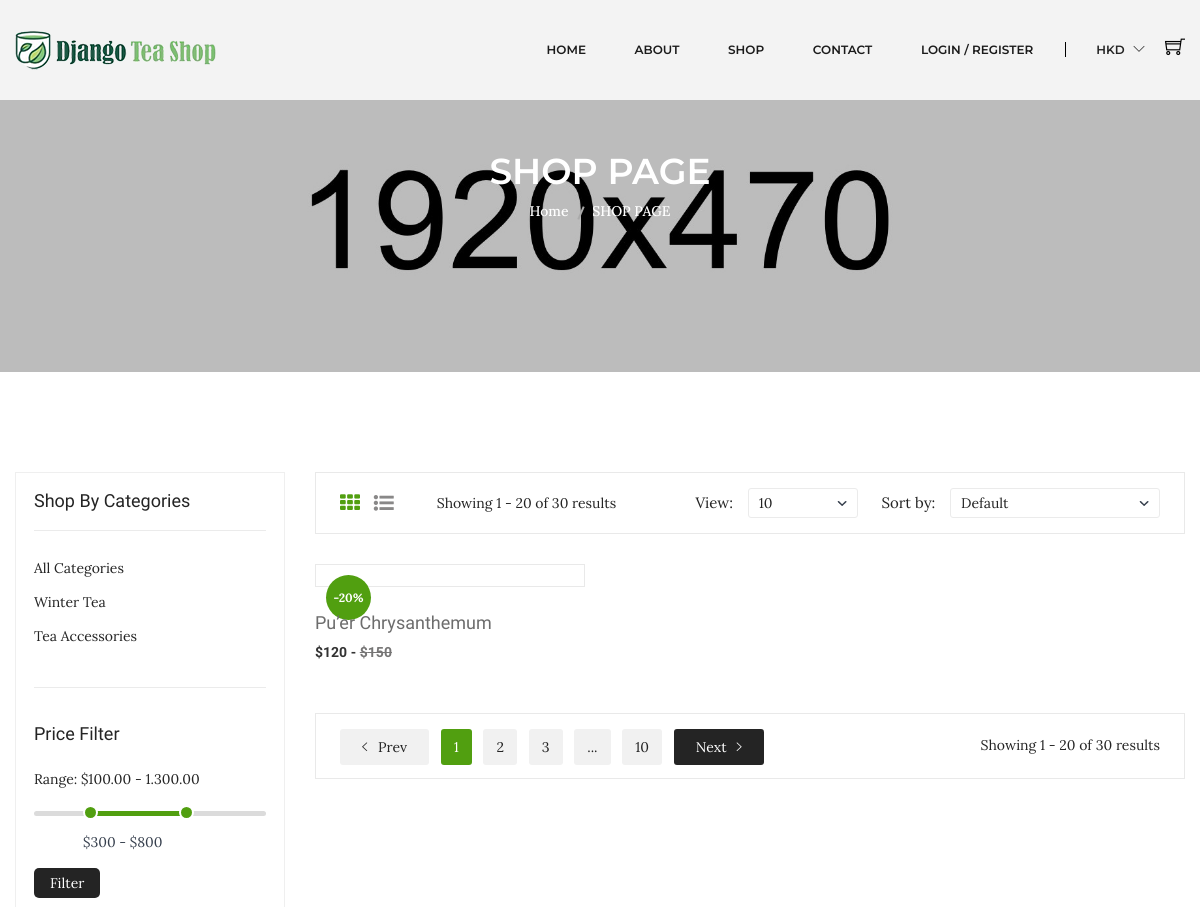
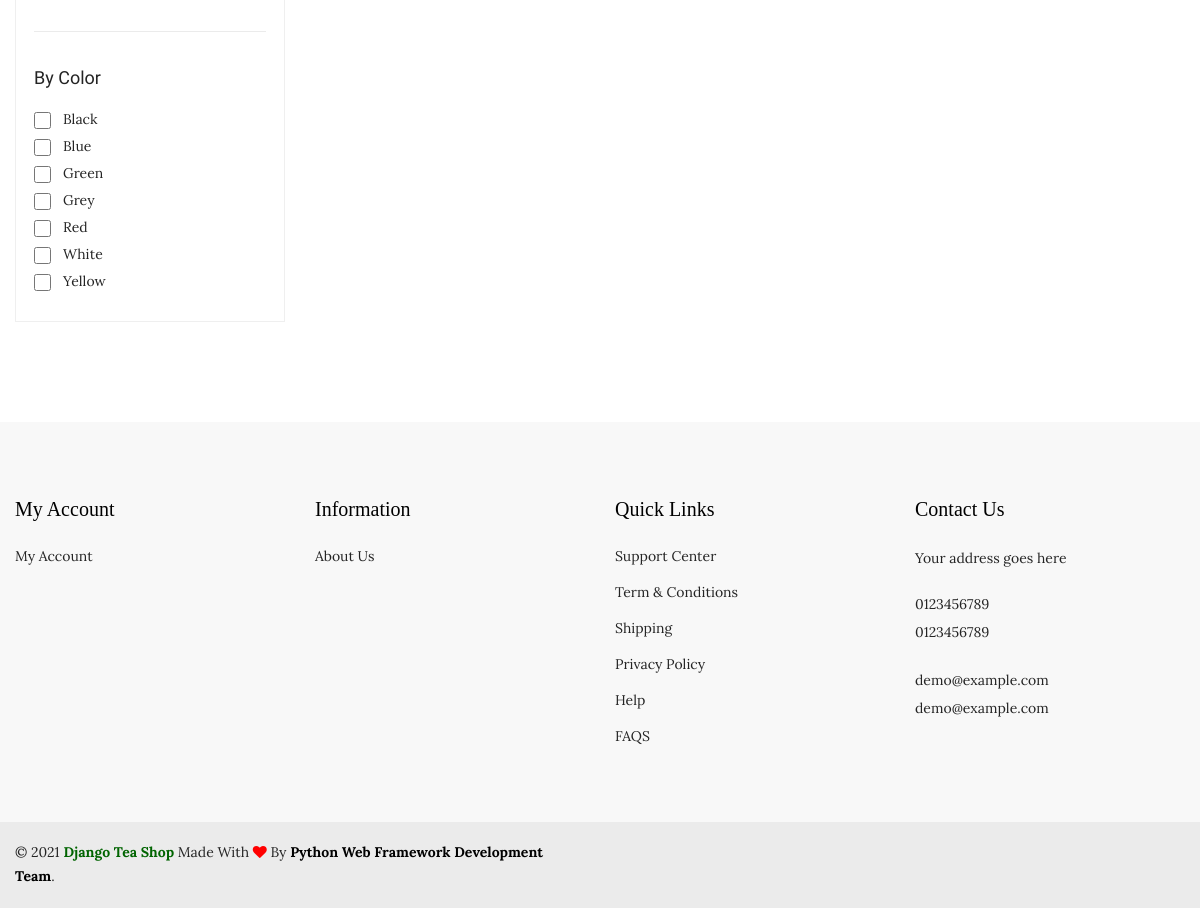
The app's page /shop/ with its own data (2 pictures, top to bottom).
### shop/models.py (models this page shows, shortened)
class Product(models.Model):
    tea_name = models.CharField(max_length=100, unique=True)
    tea_type = models.CharField(max_length=100)
    slug = models.SlugField(max_length=100, unique=True)
    origin = models.CharField(max_length=100)
    color = models.CharField(max_length=50, blank=True)
    aroma = models.CharField(max_length=100, blank=True)
    taste = models.CharField(max_length=100, blank=True)
    tea_nature  = models.CharField(max_length=100, blank=True)
    is_available = models.BooleanField(default=True)
    is_new = models.BooleanField(default=False)
    properties = models.TextField(max_length=300, blank=True)
    weight = models.IntegerField()
    original_price = models.IntegerField()
    discounted_price = models.IntegerField()
    discount_rate = models.IntegerField(blank=True)
    photo_main = models.ImageField(upload_to='photos/%Y/%m/%d')
    photo_1 = models.ImageField(upload_to='photos/%Y/%m/%d', blank=True)
    photo_2 = models.ImageField(upload_to='photos/%Y/%m/%d', blank=True)
    photo_3 = models.ImageField(upload_to='photos/%Y/%m/%d', blank=True)
    photo_4 = models.ImageField(upload_to='photos/%Y/%m/%d', blank=True)
    created_date = models.DateTimeField(default=datetime.now)
    modified_date = models.DateTimeField(default=datetime.now)
    stars = models.IntegerField()
    store = models.IntegerField()
    category = models.ForeignKey(Category, on_delete=models.CASCADE)
    def get_url(self):
        return reverse('product_detail', args=[self.category.slug, self.slug])

### category/models.py (models this page shows, shortened)
class Category(models.Model):
    category_name = models.CharField(max_length=50)
    slug = models.SlugField(max_length=100, unique=True)
    description = models.TextField(max_length=255, blank=True)
    photo = models.ImageField(upload_to="photos/categories/%Y/%m/%d")
    class Meta:
        verbose_name = 'category'
        verbose_name_plural = 'categories'
    def get_url(self):
        return reverse('products_by_category', args=[self.slug])

### shop/views.py (the view)
# urls.py: path('shop/', include('shop.urls')),
def shop(request, category_slug=None):
    categories = None
    products = None
    if category_slug != None:
        categories = get_object_or_404(Category, slug=category_slug)
        products = Product.objects.filter(category=categories, is_available=True)
        product_count = products.count()
    else:
        products = Product.objects.all().filter(is_available=True)
        product_count = products.count()
    context = {
        'products': products,
    }
    return render(request, 'shop/shop.html', context)

### category/context_processors.py (called while the page is built)
def menu_links(request):
    links = Category.objects.all()
    return dict(links=links)

### templates/shop/shop.html (shortened to what this page needs)
    {% extends 'base.html' %}
    {% load static %}
    {% block content %}
    <div class="breadcrumb-area bg-image-3 ptb-150 pt-100">
      <div class="container">
        <div class="breadcrumb-content text-center">
          <h3>SHOP PAGE</h3>
          <ul>
            <li><a href="{%url 'index' %}">Home</a></li>
            <li class="active">SHOP PAGE</li>
          </ul>
        </div>
      </div>
    </div>
    <div class="shop-page-area ptb-100">
      <div class="container">
        <div class="row flex-row-reverse">
          <div class="col-lg-9">
            <div class="shop-topbar-wrapper">
              <div class="shop-topbar-left">
                <ul class="view-mode">
                  <li class="active">
                    <a href="#product-grid" data-view="product-grid"
                      ><i class="fa fa-th"></i
                    ></a>
                  </li>
                  <li>
                    <a href="#product-list" data-view="product-list"
                      ><i class="fa fa-list-ul"></i
                    ></a>
                  </li>
                </ul>
                <p>Showing 1 - 20 of 30 results</p>
              </div>
              <div class="product-sorting-wrapper">
                <div class="product-shorting shorting-style">
                  <label>View:</label>
                  <select>
                    <option value="">10</option>
                  </select>
                </div>
                <div class="product-show shorting-style">
                  <label>Sort by:</label>
                  <select>
                    <option value="">Default</option>
                  </select>
                </div>
              </div>
            </div>
            <div class="grid-list-product-wrapper">
              <div class="product-grid product-view pb-20">
                <div class="row">
                  {% if products %} {% for product in products %}
                  <div
                    class="product-width col-xl-4 col-lg-4 col-md-4 col-sm-6 col-12 mb-30"
                  >
                    <div class="product-wrapper">
                      <div class="product-img">
                        <span>-{{ product.discount_rate }}%</span>
                        <div class="product-action">
                        </div>
                      </div>
                      <div class="product-content text-left">
                        <div class="product-hover-style">
                          <div class="product-title">
                            <h4>
                              <a href="{{ product.get_url }}"
                                >{{ product.tea_name}}</a
                              >
                            </h4>
                          </div>
                        </div>
                        <div class="product-price-wrapper">
                          <span>${{ product.discounted_price }} -</span>
                          <span class="product-price-old">${{ product.original_price }} </span>
                        </div>
                      </div>
                    </div>
                  </div>
                </div>
              </div>
                {% endfor %} {% endif %}
              <div class="pagination-total-pages">
                <div class="pagination-style">
                  <ul>
                    <li>
                      <a class="prev-next prev" href="#"
                        ><i class="ion-ios-arrow-left"></i> Prev</a
                      >
                    </li>
                    <li><a class="active" href="#">1</a></li>
                    <li><a href="#">2</a></li>
                    <li><a href="#">3</a></li>
                    <li><a href="#">...</a></li>
                    <li><a href="#">10</a></li>
                    <li>
                      <a class="prev-next next" href="#"
                        >Next<i class="ion-ios-arrow-right"></i>
                      </a>
                    </li>
                  </ul>
                </div>
                <div class="total-pages">
                  <p>Showing 1 - 20 of 30 results</p>
                </div>
              </div>
            </div>
          </div>
          <div class="col-lg-3">
            <div class="shop-sidebar-wrapper gray-bg-7 shop-sidebar-mrg">
              <div class="shop-widget">
                <h4 class="shop-sidebar-title">Shop By Categories</h4>
                <div class="shop-catigory">
                  <ul id="faq">
                    <li><a href="{% url 'shop' %}">All Categories</a></li>
                    {% for category in links %}
                    <li><a href="{{ category.get_url }}">{{ category.category_name}}</a></li>
                    {% endfor %}
                  </ul>
                </div>
              </div>
              <div class="shop-price-filter mt-40 shop-sidebar-border pt-35">
                <h4 class="shop-sidebar-title">Price Filter</h4>
                <div class="price_filter mt-25">
                  <span>Range: $100.00 - 1.300.00 </span>
                  <div id="slider-range"></div>
                  <div class="price_slider_amount">
                    <div class="label-input">
                      <input
                        type="text"
                        id="amount"
                        name="price"
                        placeholder="Add Your Price"
                      />
                    </div>
                    <button type="button">Filter</button>
                  </div>
                </div>
              </div>
              <div class="shop-widget mt-40 shop-sidebar-border pt-35">
                <h4 class="shop-sidebar-title">By Color</h4>
                <div class="sidebar-list-style mt-20">
                  <ul>
                    <li><input type="checkbox" /><a href="#">Black </a></li>
                    <li><input type="checkbox" /><a href="#">Blue </a></li>
                    <li><input type="checkbox" /><a href="#">Green </a></li>
                    <li><input type="checkbox" /><a href="#">Grey </a></li>
                    <li><input type="checkbox" /><a href="#">Red</a></li>
                    <li><input type="checkbox" /><a href="#">White </a></li>
                    <li><input type="checkbox" /><a href="#">Yellow </a></li>
                  </ul>
                </div>
              </div>
            </div>
          </div>
        </div>
      </div>
    </div>
    {% endblock %}

### records on screen
Product: discount_rate "20", tea_name "Pu’er Chrysanthemum", discounted_price "120", original_price "150"
Category: category_name "Winter Tea"
Category: category_name "Tea Accessories"
